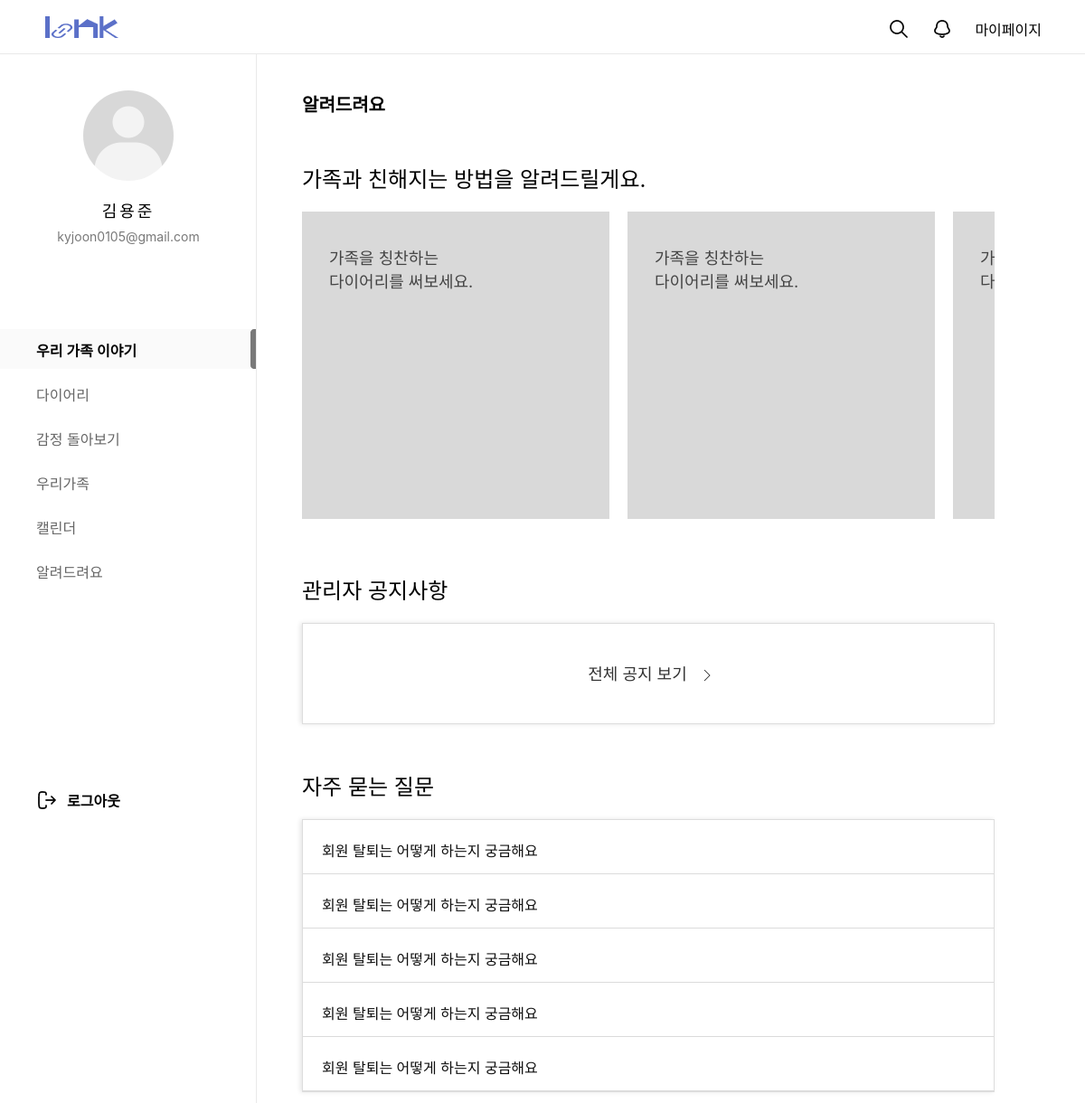
The app's page /customer/ (upper part), older data.
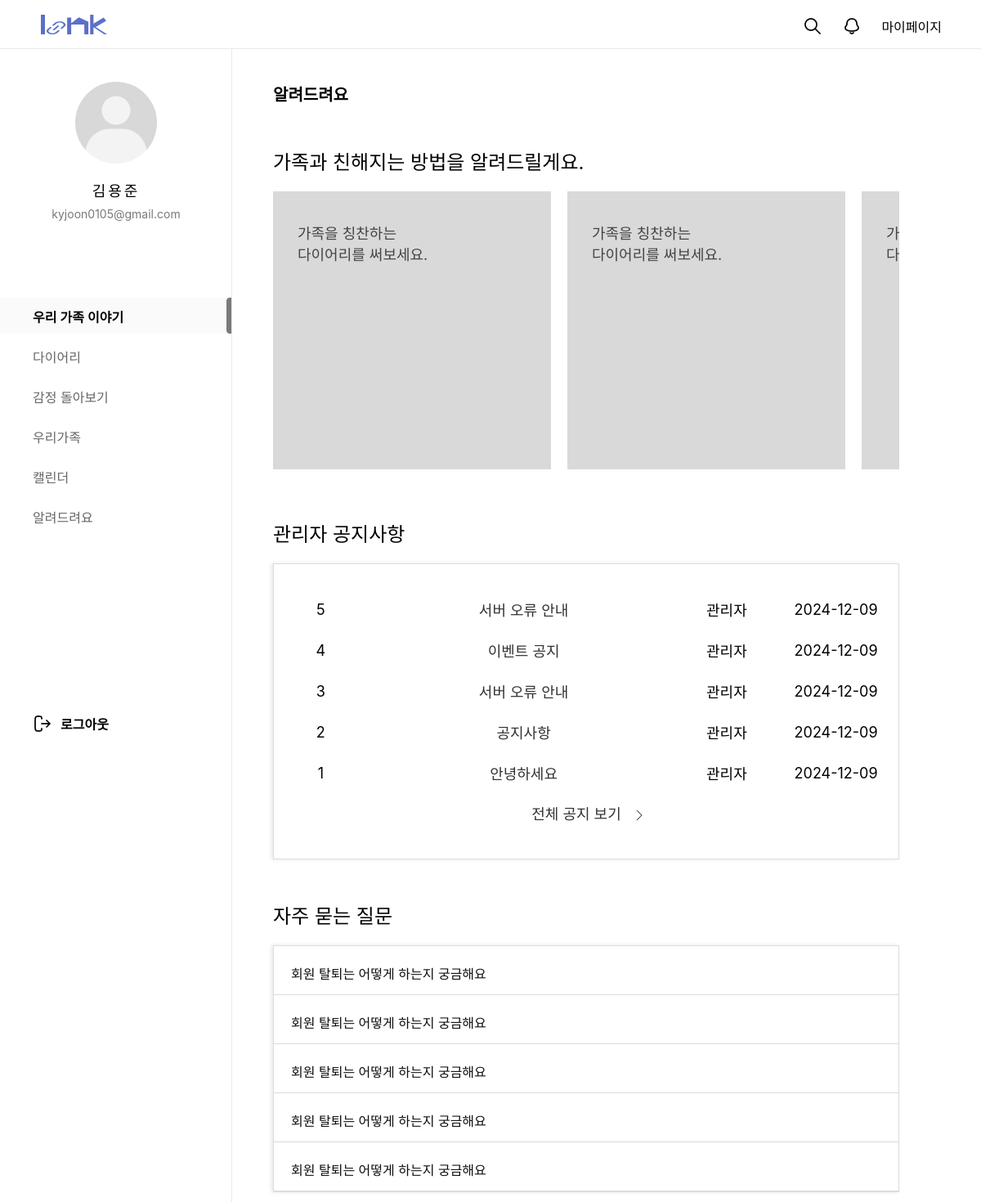
The same page, newer data.
### customer/models.py (models this page shows, shortened)
class NoticeBoard(models.Model):
  bno = models.AutoField(primary_key=True)
  member = models.CharField(max_length=100, default='관리자')
  btitle = models.CharField(max_length=1000)
  bcontent = models.TextField()
  bdate = models.DateTimeField(auto_now=True)
  bfile = models.ImageField(null=True, blank=True, upload_to='uploads/')
  like_members = models.ManyToManyField(Member, related_name='like_member',  blank=True)

### customer/views.py (the view)
# urls.py: path('', views.main, name="main"),
def main(request):
  qs = NoticeBoard.objects.order_by('-bno')[:5]
  context = {'notice_5':qs}
  return render(request, 'customer_service.html', context)

### customer/templates/customer_service.html (shortened to what this page needs)
{% extends 'main_navi_base.html' %}
{% load static %}
  {% block container-block%}
  <div id="container">
    <div id="customer_service_top">
      <h2>알려드려요</h2>
      <span>가족과 친해지는 방법을 알려드릴게요.</span>
      <div class="how_dairy">
        <div class="slider-item">
          <p>가족을 칭찬하는<br>다이어리를 써보세요.</p>
        </div>
        <div class="slider-item">
          <p>가족을 칭찬하는<br>다이어리를 써보세요.</p>
        </div>
        <div class="slider-item">
          <p>가족을 칭찬하는<br>다이어리를 써보세요.</p>
        </div>
      </div>
    </div>
    <div id="customer_service_notice">
      <span>관리자 공지사항</span>
      <div class="customer_service_notice_table">
        <table>
          <colgroup>
            <col style="width:15%;">
            <col style="width:50%;">
            <col style="width:15%;">
            <col style="width:20%;">
          </colgroup>
          {% for notice in notice_5%}
          <tr>
            <td>{{notice.bno}}</td>
            <td><a href="/customer/noticeview/{{notice.bno}}/">{{notice.btitle}}</a></td>
            <td>{{notice.member}}</td>
            <td>{{notice.bdate|date:'Y-m-d'}}</td>
          </tr>
          {% endfor %}
          <tr class="notice_list_last">
            <td colspan="4"><a href="/customer/noticelist/"><span>전체 공지 보기</span><img src="/static/images/customer/Expand_right_light.png" alt=""></a></td>
          </tr>
        </table>
      </div>
    </div>
    <div id="customer_service_qna">
      <span>자주 묻는 질문</span>
      <div class="customer_service_qnabox">
        <div class="customer_service_q">
          <p>회원 탈퇴는 어떻게 하는지 궁금해요</p>
        </div>
        <div class="customer_service_q">
          <p>회원 탈퇴는 어떻게 하는지 궁금해요</p>
        </div>
        <div class="customer_service_q">
          <p>회원 탈퇴는 어떻게 하는지 궁금해요</p>
        </div>
        <div class="customer_service_q">
          <p>회원 탈퇴는 어떻게 하는지 궁금해요</p>
        </div>
        <div class="customer_service_q">
          <p>회원 탈퇴는 어떻게 하는지 궁금해요</p>
        </div>
      </div>
    </div>
  </div>
  {% endblock container-block%}

### home/templates/main_navi_base.html (shortened to what this page needs)
{% load static %}
<!DOCTYPE html>
<html lang="ko">
<head>
  <link rel="stylesheet" as="style" crossorigin href="https://cdn.jsdelivr.net/gh/orioncactus/pretendard@v1.3.9/dist/web/variable/pretendardvariable.min.css" />
	<link rel="stylesheet" href="{% static 'css/main_navi_base.css'%}">
  <link rel="stylesheet" href="{% static 'css/customer/customer_service.css'%}">
  <link rel="stylesheet" type="text/css" href="{% static 'css/customer/customer_notice_view.css'%}">
  <link rel="stylesheet" href="{% static 'css/customer/customer_notice_list.css'%}">
  <link rel="stylesheet" href="{% static 'css/emotion/emotion.css'%}">
</head>
<body>
</head>
<body>
	<div id="top_nav">
		<h1><a href="/main/index/"></a></h1>
		<ul class="top_menu">
			<li><a href="#"><img src="/static/images/main/search_icon.png" alt=""></a></li>
			<li><a href="#"><img src="/static/images/main/bell_off_icon.png" alt=""></a></li>
			<li><a href="#">마이페이지</a></li>
		</ul>
	</div>
	<div id="gnb">
		<div id="user_profile">
			<div id="pimg">
				<img src="/static/images/main/default_profile.png" alt="">
			</div>
			<p id="uName">김용준</p>
			<p id="uEmail">kyjoon0105@gmail.com</p>
		</div>
		<nav id="menu">
			<ul>
				<a href="#"><li class="menu_item active">우리 가족 이야기</li></a>
				<a href="#"><li class="menu_item">다이어리</li></a>
				<a href="#"><li class="menu_item">감정 돌아보기</li></a>
				<a href="#"><li class="menu_item">우리가족</li></a>
				<a href="#"><li class="menu_item">캘린더</li></a>
				<a href="/customer/"><li class="menu_item">알려드려요</li></a>
			</ul>
		</nav>
		<div id="logout">
			<a href="#"><span>로그아웃</span></a>
		</div>
	</div>
	{% block container-block%}
	{% endblock container-block%}
</body>
</html>

### static/css/main_navi_base.css (style rules this page uses)
* { margin: 0; padding: 0; font-family: "Pretendard Variable", Pretendard, -apple-system, BlinkMacSystemFont, system-ui, Roboto, "Helvetica Neue", "Segoe UI", "Apple SD Gothic Neo", "Noto Sans KR", "Malgun Gothic", "Apple Color Emoji", "Segoe UI Emoji", "Segoe UI Symbol", sans-serif; }
a { text-decoration: none; color: inherit; cursor: pointer; }
ol, ul { list-style: none; }
#top_nav { width: 100%; height: 60px; background: #fff; border-bottom: 1px solid #E9E9E9; position: fixed; z-index: 100; }
#gnb { width: 284px; height: 100%; overflow-y: auto; position: fixed; top : 60px; border-right: 1px solid #E9E9E9; background: #fff; }
#user_profile { width: 284px; height: 264px; text-align: center; }
#uName { font-size: 18px; font-weight: 500; letter-spacing: 3px; line-height: 21px; margin-top:23px }
#uEmail { font-size: 14px; font-weight: 400; line-height: 17px; color: #797979; margin-top:9px }
#pimg { width: 100px; height: 100px; border-radius: 100%; overflow: hidden; margin: 40px auto 0; }
#pimg img { width: 100%; height: 100%; object-fit: cover; }
#menu ul { list-style: none; padding-left: 0; margin-bottom: 220px; }
#menu ul li { height: 44px; padding: 11px 0 11px 40px; margin-bottom: 5px; box-sizing: border-box; transition: background-color 0.3s, color 0.3s; }
.menu_item { font-size: 16px; font-weight: 400; color: #666; }
.menu_item.active { font-size: 16px; font-weight: 600; color: #000; background-color: #FAFAFA; background-image: url(/static/images/main/menu_bar.png); background-repeat: no-repeat; background-position: right center; }
#logout { font-size: 16px; font-weight: 600; margin-left: 40px; background-image: url(/static/images/main/logout_icon.png); background-repeat: no-repeat; background-position: left center; }
#logout span { margin-left: 34px; }
#top_nav>h1 { width: 81px; height: 24px; background: url('/static/images/main/logo_sample.png') no-repeat; position: absolute; left:50px; top:18px; cursor: pointer; }
.top_menu { display: flex; gap: 24px; justify-content: flex-end; margin-right: 48px; padding-top: 20px; box-sizing: border-box; }

### static/css/customer/customer_service.css (style rules this page uses)
* { margin: 0; padding: 0; box-sizing: border-box; font-family: "Pretendard Variable", Pretendard, -apple-system, BlinkMacSystemFont, system-ui, Roboto, "Helvetica Neue", "Segoe UI", "Apple SD Gothic Neo", "Noto Sans KR", "Malgun Gothic", "Apple Color Emoji", "Segoe UI Emoji", "Segoe UI Symbol", sans-serif; }
a { text-decoration: none; }
body, html { height: 100%; }
table, tr, td { border-collapse: collapse; color: #333; font-size: 14px; }
#container { width: 100%; min-height: 100vh; padding: 100px 180px 300px 334px; }
#customer_service_top { width: 100%; margin-bottom: 60px; overflow: hidden; position: relative; z-index: 10; }
#customer_service_top h2 { font-size: 20px; font-weight: medium; margin-bottom: 50px; }
#customer_service_top span { font-size: 24px; }
#customer_service_top .how_dairy { display: flex; transition: transform 0.3s ease-in-out; touch-action: pan-y; }
#customer_service_top .how_dairy div { background: #D9D9D9; min-width: 340px; height: 340px; margin: 20px 20px 0 0; }
#customer_service_top .how_dairy p { font-size: 18px; color: #444; width: 160px; height: 60px; margin: 37px 0 0 30px; }
#customer_service_notice { margin-bottom: 50px; }
#customer_service_notice span { font-size: 24px; }
.customer_service_notice_table { border: 1px solid #ddd; box-shadow: -2px 0 5px rgba(0, 0, 0, 0.1); margin-top: 20px; }
#customer_service_notice table { margin-top: 30px; margin-bottom: 30px; width: 100%; }
#customer_service_notice table td { height: 50px; font-size: 18px; color: #000; text-align: center; box-sizing: border-box; }
#customer_service_notice table td a { color: #333; }
#customer_service_notice .notice_list_last span { width: 130px; height: 24px; font-size: 18px; align-items: center; text-align: center; display: inline-block; }
.notice_list_last img { vertical-align: middle; }
.notice_list_last { justify-content: center; align-items: center; }
#customer_service_qna { margin-bottom: 50px; }
#customer_service_qna span { font-size: 24px; }
.customer_service_qnabox { border: 1px solid #ddd; box-shadow: -2px 0 5px rgba(0, 0, 0, 0.1); margin-top: 20px; }
.customer_service_qnabox div { border-bottom: 1px solid #DBDBDB; }
.customer_service_q { height: 60px; padding: 21px 21px; border-bottom: 1px solid #DBDBDB; font-size: 16px; color: #0F0F0F; cursor: pointer; }

Row changes from the older to the newer data that the page shows:
added NoticeBoard: bno "5", btitle "서버 오류 안내", member "관리자", bdate "2024-12-09"
added NoticeBoard: bno "4", btitle "이벤트 공지", member "관리자", bdate "2024-12-09"
added NoticeBoard: bno "3", btitle "서버 오류 안내", member "관리자", bdate "2024-12-09"
added NoticeBoard: bno "2", btitle "공지사항", member "관리자", bdate "2024-12-09"
added NoticeBoard: bno "1", btitle "안녕하세요", member "관리자", bdate "2024-12-09"
